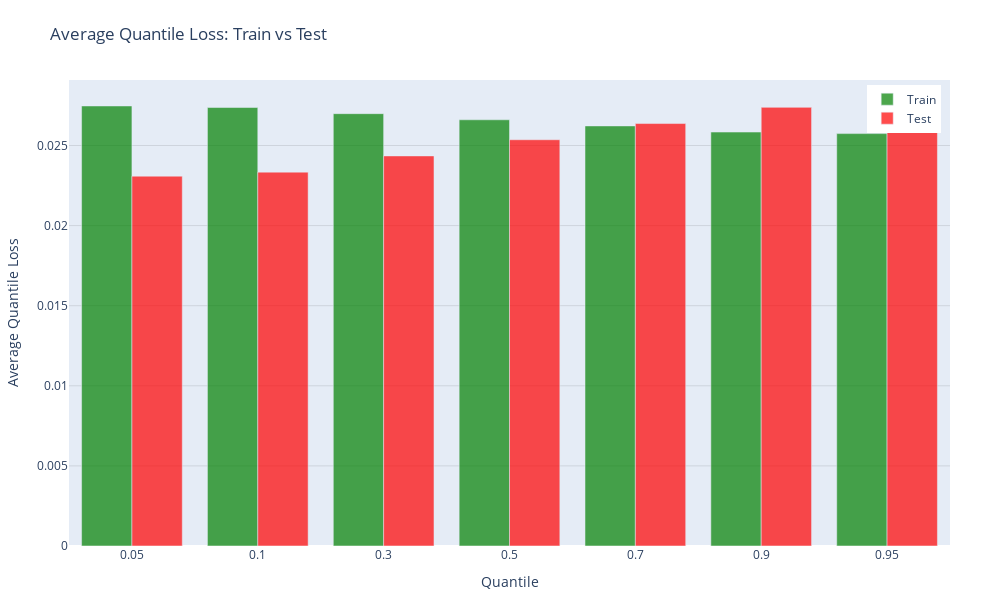

Notebook code cell kept with this figure:
### Code cell
# Plot the results
plot_train_test_performance(matching_results)

### Figure 1 — Plotly figure (JSON) as saved in the notebook; plotly's stock layout.template omitted (floating-point values rounded to 4 significant figures)
{"data": [{"marker": {"color": "rgba(0, 128, 0, 0.7)"}, "name": "Train", "type": "bar", "x": ["0.05", "0.1", "0.3", "0.5", "0.7", "0.9", "0.95"], "y": [0.02747, 0.02737, 0.02699, 0.02661, 0.02622, 0.02584, 0.02574]}, {"marker": {"color": "rgba(255, 0, 0, 0.7)"}, "name": "Test", "type": "bar", "x": ["0.05", "0.1", "0.3", "0.5", "0.7", "0.9", "0.95"], "y": [0.02309, 0.02334, 0.02435, 0.02536, 0.02637, 0.02738, 0.02764]}], "layout": {"barmode": "group", "height": 600, "legend": {"x": 0.99, "xanchor": "right", "y": 0.99, "yanchor": "top"}, "margin": {"b": 50, "l": 50, "r": 50, "t": 80}, "title": {"text": "Average Quantile Loss: Train vs Test"}, "width": 1000, "xaxis": {"title": {"text": "Quantile"}}, "yaxis": {"gridcolor": "rgba(0,0,0,0.1)", "gridwidth": 1, "showgrid": true, "title": {"text": "Average Quantile Loss"}}}}
